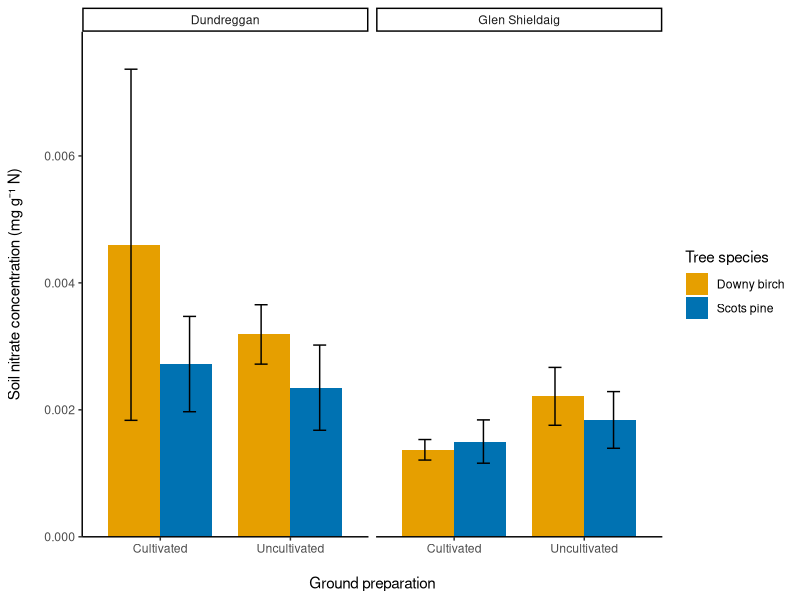
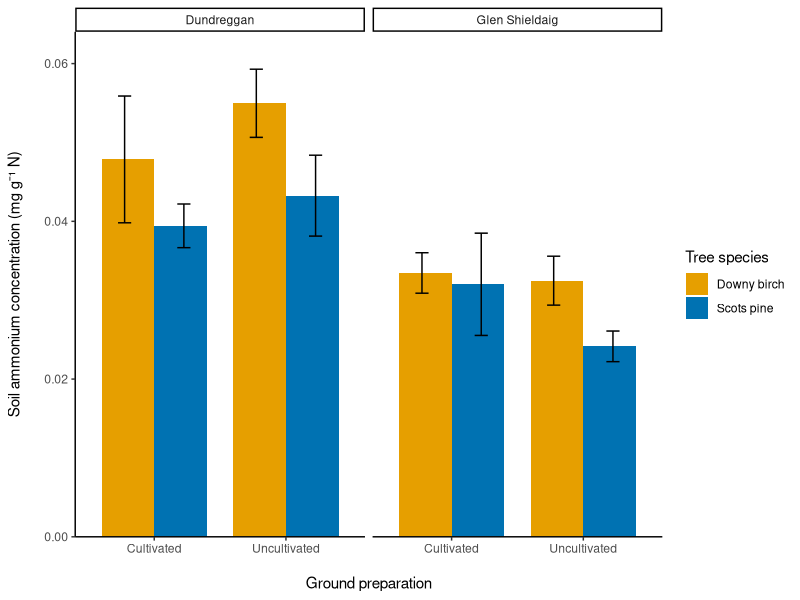
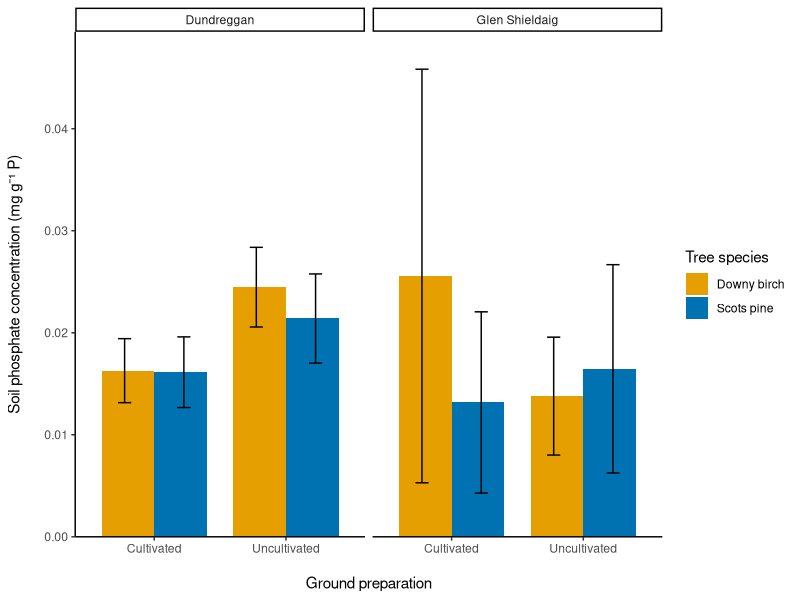
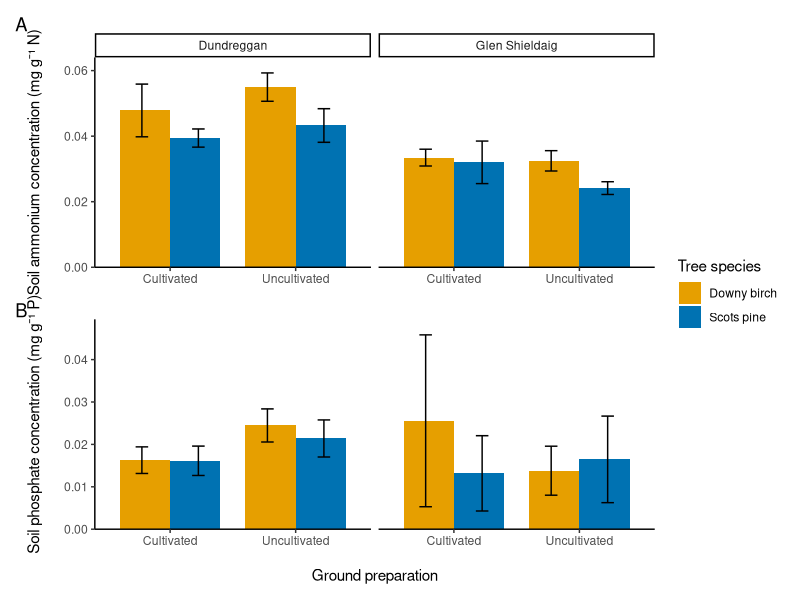
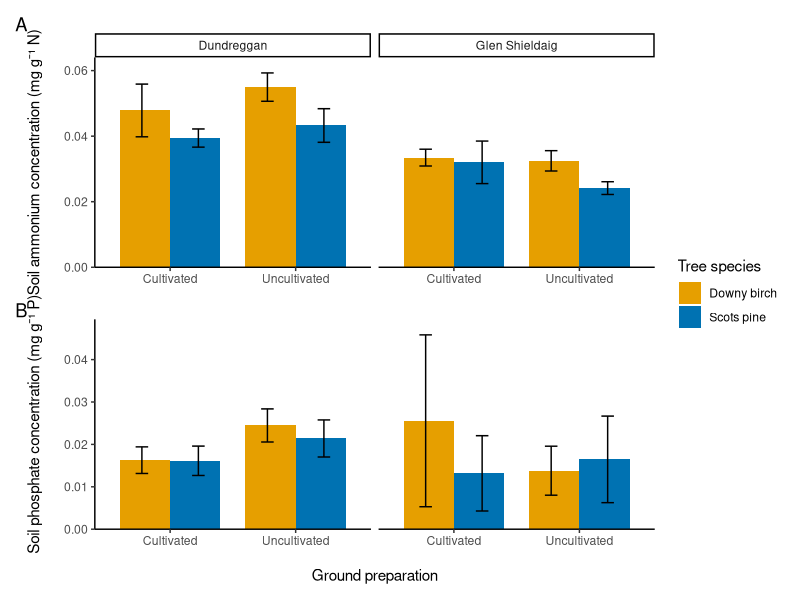

R code for these plots, in order:
## Libraries ----
library(dplyr)
library(ggplot2)
library(patchwork)

citation("dplyr")
citation("tidyverse")
citation("patchwork")

# Importing the soils dataset ----
final_data_soils <- read.csv("final_data_soils.csv")

# Cleaning Data ----
# Checking classes of columns in my data set
str(final_data_soils)

#changing classes of data
final_data_soils$site <- as.factor(final_data_soils$site)
final_data_soils$block_number <- as.factor(final_data_soils$block_number)
final_data_soils$species <- as.factor(final_data_soils$species)
final_data_soils$treatment <- as.factor(final_data_soils$treatment)
final_data_soils$phosphate_mg_per_g <- as.numeric(final_data_soils$phosphate_mg_per_g)

# Re checking classes of columns in my data set
str(final_data_soils)

# removing data from blanks from this data set
## note - need to ask advice on what to do about the 
# values of nitrate that are below the limit of detection
## temporarily i have removed these to check distribution

clean_data_soils <- final_data_soils[-c(33, 34,35,36), ]
str(clean_data_soils)

clean_data_soils
# converting N from ug'g to mg/g --> this has recently been added

clean_data_soils <- clean_data_soils %>%
  mutate(
    nitrate_ug_per_g = nitrate_ug_per_g / 1000,
    
  )
# changing the column header to reflect the new units
clean_data_soils <- clean_data_soils %>%
  rename(nitrate_mg_per_g = nitrate_ug_per_g)


clean_data_soils <- droplevels(clean_data_soils)
unique(clean_data_soils$treatment) # checking for spacing issues in treatment column of table
# i found spacing issue, this should fix it 

clean_data_soils$treatment <- trimws(as.character(clean_data_soils$treatment))
clean_data_soils$treatment <- factor(clean_data_soils$treatment)
#checking issue is fixed - it is, it now has three levels
unique(clean_data_soils$treatment)

# This script will not deliniate between mounded and screefed 

filtered_soil <- clean_data_soils 

filtered_soil <- filtered_soil %>%
  mutate(treatment = recode(treatment,
                              "Mounded" = "Cultivated",
                              "Screefed" = "Cultivated"))
# Check result
table(filtered_soil$treatment)
# getting the mean of the data to make a bar chart
filtered_summary <- filtered_soil %>%
  group_by(site, treatment, species) %>%
  summarise(
    mean_nitrate = mean(nitrate_mg_per_g, na.rm = TRUE),
    se_nitrate   = sd(nitrate_mg_per_g, na.rm = TRUE)/sqrt(n()),
    mean_phosphate = mean(phosphate_mg_per_g, na.rm = TRUE),
    se_phosphate   = sd(phosphate_mg_per_g, na.rm = TRUE)/sqrt(n()),
    mean_ammonium = mean(ammonium_mg_per_g, na.rm = TRUE),
    se_ammonium   = sd(ammonium_mg_per_g, na.rm = TRUE)/sqrt(n()),
    .groups = "drop"
  )

# changing names in the table
filtered_summary$site <- factor(
  filtered_summary$site,
  levels = c("DD", "SD"),
  labels = c("Dundreggan", "Glen Shieldaig")
)


# plotting bar charts ----

# Nitrate Bar Chart
nplot_2 <- ggplot(filtered_summary, aes(x = treatment, y = mean_nitrate, fill = species)) +
  geom_bar(stat = "identity", position = position_dodge(width = 0.8), width = 0.8) +
  geom_errorbar(aes(ymin = mean_nitrate - se_nitrate, ymax = mean_nitrate + se_nitrate),
                width = 0.2, position = position_dodge(width = 0.9)) +
  facet_wrap(~ site) +
  scale_y_continuous(expand = expansion(mult = c(0, 0.08))) +
  scale_fill_manual(name = "Tree species",
                    values = c("Birch" = "#E69F00", "Pine" = "#0072B2"),
                    labels = c("Downy birch", "Scots pine")) +
  labs(y = "Soil nitrate concentration (mg g⁻¹ N)", x = "Ground preparation") +
  theme_classic() +
  theme(
    axis.title.y = element_text(margin = margin(r = 15)),  # space to the right of y-axis label
    axis.title.x = element_text(margin = margin(t = 15))   # space above x-axis label
  )

nplot_2

# ammonuium bar chart 
aplot_2 <- ggplot(filtered_summary, aes(x = treatment, y = mean_ammonium, fill = species)) +
  geom_bar(stat = "identity", position = position_dodge(width = 0.8), width = 0.8) +
  geom_errorbar(aes(ymin = mean_ammonium - se_ammonium, ymax = mean_ammonium + se_ammonium),
                width = 0.2, position = position_dodge(width = 0.9)) +
  facet_wrap(~ site) +
  scale_y_continuous(expand = expansion(mult = c(0, 0.08))) +
  scale_fill_manual(name = "Tree species",
                    values = c("Birch" = "#E69F00", "Pine" = "#0072B2"),
                    labels = c("Downy birch", "Scots pine")) +
  labs(y = "Soil ammonium concentration (mg g⁻¹ N)", x = "Ground preparation") +
  theme_classic() +
  theme(
    axis.title.y = element_text(margin = margin(r = 15)),  # space to the right of y-axis label
    axis.title.x = element_text(margin = margin(t = 15))   # space above x-axis label
  )

aplot_2

# Phosphate bar chart

pplot_2 <- ggplot(filtered_summary, aes(x = treatment, y = mean_phosphate, fill = species)) +
  geom_bar(stat = "identity", position = position_dodge(width = 0.8), width = 0.8) +
  geom_errorbar(aes(ymin = mean_phosphate - se_phosphate, ymax = mean_phosphate + se_phosphate),
                width = 0.2, position = position_dodge(width = 0.9)) +
  facet_wrap(~ site) +
  scale_y_continuous(expand = expansion(mult = c(0, 0.08))) +
  scale_fill_manual(name = "Tree species",
                    values = c("Birch" = "#E69F00", "Pine" = "#0072B2"),
                    labels = c("Downy birch", "Scots pine")) +
  labs(y = "Soil phosphate concentration (mg g⁻¹ P)", x = "Ground preparation") +
  theme_classic() +
  theme(
    axis.title.y = element_text(margin = margin(r = 15)),  # space to the right of y-axis label
    axis.title.x = element_text(margin = margin(t = 15))   # space above x-axis label
  )
pplot_2



# presenting these plots together
# taking labels off bottom graphs


pplot_2 <- pplot_2 + theme(strip.text = element_blank(),
                       strip.background = element_blank())


aplot_2 <- aplot_2 + theme(axis.title.x = element_blank())

# collecting all graphs together 
combined_plot <- (aplot_2 / pplot_2) +
  plot_layout(guides = "collect") +
  plot_annotation(tag_levels = "A") &
  theme(legend.position = "right")

combined_plot

ggsave("soil_combined.tiff",
       plot = combined_plot,
       width = 7,
       height = 8,
       dpi = 600)
